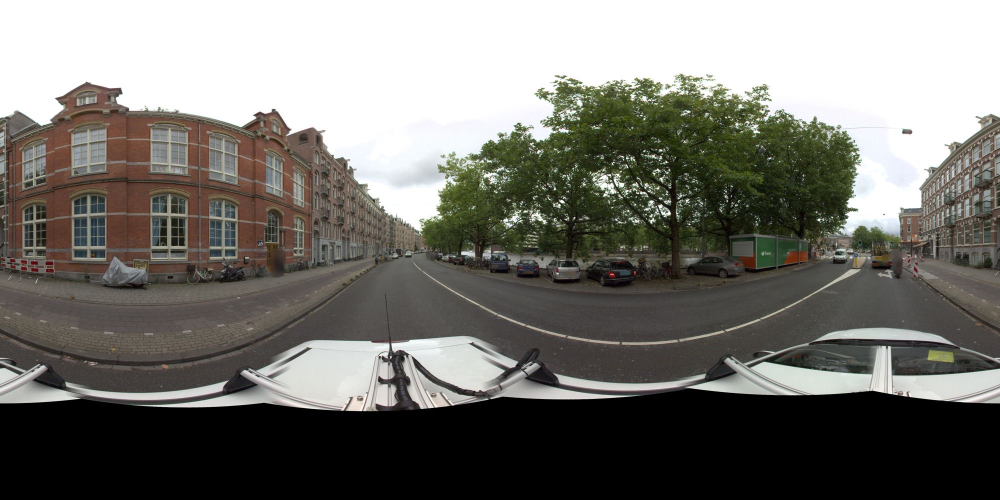
#> input picture images/TMX7316010203-000044_pano_0000_002778.jpeg, 2000 x 1000 px, found by its file name (shown at 1/2 size)
$ jupyter execute --allow-errors MIT_SCA_Streetscapesworkshop.ipynb   (shell and % lines are left out)
#> lines starting #> are read from the running program, lines starting #| are printed output that depends on the picture; after the words box and inside, x2 and y2 are one past the last pixel; in counts of white or black regions, pixels touching at a corner belong together
# **Segmentation of street scapes with computer vision**

---

## **Introduction**

Welcome to the **MIT Senseable City Lab Amsterdam street scapes workshop**! This notebook guides you through a quick setup for using computer vision to segment street scapes.

### Workflow:
The analysis in this notebook will consist of 5 steps:
1. **Load the pretrained model from a model library**
2. **Prepare Dataset**: Add your images to the input folder
3. **Run the Model**: Execute the model on your images
4. **Visualize the results**: Visually inspect the model results
5. **Export street features from the images**: extract the detected features into a csv with the % of each class.

---

Let’s begin!

## **Getting Started with Google Colab**

Google Colab provides an easy-to-use environment for running Python notebooks. To get started effectively, follow the steps below:

**1. Connect to a GPU**

Using a GPU can significantly accelerate computations, especially for machine learning and deep learning tasks. To connect to a GPU in Colab:

1. Go to the top menu bar and select **Runtime > Change runtime type**.
2. In the **Runtime type** dropdown menu, select `Python 3`.
3. In the **Hardware accelerator** dropdown menu, select `GPU` (preferably T4 if available).
4. Click **Save** to apply the changes.

Once the runtime restarts, you'll be connected to a GPU.

**2. Display Files in the `/content` Directory**

Colab mounts a temporary storage space at `/content`. You can use this directory to store and access files during your session. To view the files in the `/content` directory, you can use the file browser panel. Here's how:

1. Look to the **left sidebar** of the Colab interface.
2. Click the **folder icon** (📁) to open the **Files** pane. This pane allows you to explore the directory structure visually.
3. Once the Files pane opens, you will see the contents of the `/content` directory displayed.
4. If the directory looks empty, click the **Refresh** button (a circular arrow icon) at the top of the Files pane to reload the file list.

## **Import Required Packages**

Before starting, ensure that all necessary libraries are imported, and the environment is set up correctly. Run the following cell to import the required packages and configure the environment.

[cell 1]
from transformers import DPTImageProcessor, DPTForSemanticSegmentation
from PIL import Image
import requests
import matplotlib.pyplot as plt
import os
import torch
import numpy as np
import pandas as pd
import cv2

## **Downloading pretrained model**

In this section, we download the model weights and architecture required for processing the images. DPT model documentation can be found here: https://github.com/isl-org/DPT

**Note:** You don't need to edit or interact with this section. Simply run the cells to ensure the files are downloaded and ready for use.

#> (a cell that did not finish here is left out)

## **Prepare the images**

This section we fetch our test images and create a folder for the images that you want to process.

**What to do:**
Simply run this cell to set up the folder. It will fetch the images from git and create a folder with the images

### Create folder
**Note**: Simply run this cell.

[cell 3]
# fetch images from git

### Display image as a check

[cell 4]
# open image
image = Image.open('/content/workshop-TUdelft/images/TMX7316010203-000044_pano_0000_002778.jpeg')
#> image is the input picture: PIL image 2000x1000 RGB; mean R, G, B 117.8, 116.4, 110.9

# display the image
plt.imshow(image)
plt.axis('off')
plt.show()

Remember - we perceive images as images, but computers see them as numpy arrays. See the example below. If you want to try it out, try to filter on red bricks, or grey pavements.

[cell 5]
# Convert to NumPy array
image_array = np.array(image)

# Display shape of the array
print(image_array.shape)
#| (1000, 2000, 3)
print(image_array)
#> (printed output is left out)

hsv = cv2.cvtColor(image_array, cv2.COLOR_BGR2HSV)
#> hsv: shape (1000, 2000, 3); mean H, S, V 51.8, 30.6, 119.6

# mask of green somewhere in the range (36,25,25) ~ (86, 255,255)
mask = cv2.inRange(hsv, (36, 25, 25), (86, 255,255))
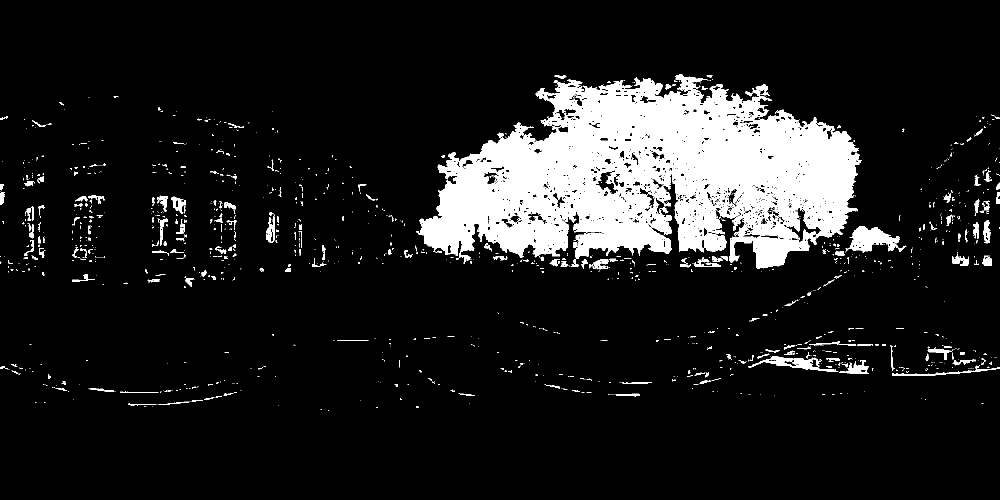
#> mask: shape (1000, 2000) (shown at 1/2 size); 11.5% white; 1440 white regions (1209 under 20 px), largest, box (x1, y1, x2, y2) and area: (836, 148, 1724, 537) 203057, (1695, 452, 1813, 506) 3133, (1496, 712, 1677, 744) 1700

green = cv2.bitwise_and(image_array,image_array, mask= mask)
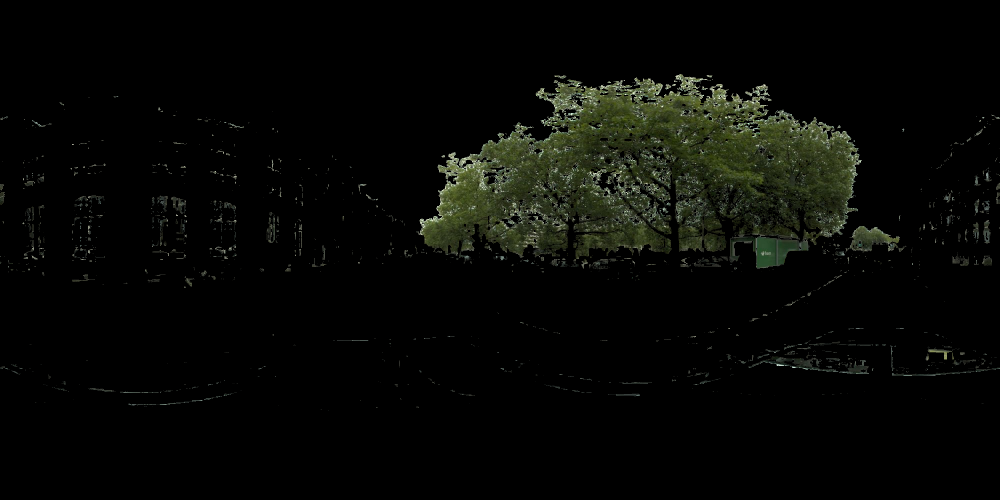
#> green: shape (1000, 2000, 3) (shown at 1/2 size); mean R, G, B 7.2, 8.3, 5.3

# display the image
plt.imshow(green)
plt.axis('off')
plt.show()

Now we are going to apply a convolution to the numpy array - just as an example, we are going to apply a sharpening kernel (play with the center value of 9 to see the results). Or ask Chat.gpt to define a different kernel (blurring, edge, etc.)

[cell 6]
# Define sharpening kernel
sharpening_kernel = np.array([[ -1, -1, -1],
                              [ -1,  9, -1],
                              [ -1, -1, -1]])

edge_kernel =       np.array([[1,  1,  1],
                             [1, -8,  1],
                             [1,  1,  1]])

# Apply the filter using OpenCV
sharpened_image = cv2.filter2D(image_array, -1, sharpening_kernel)
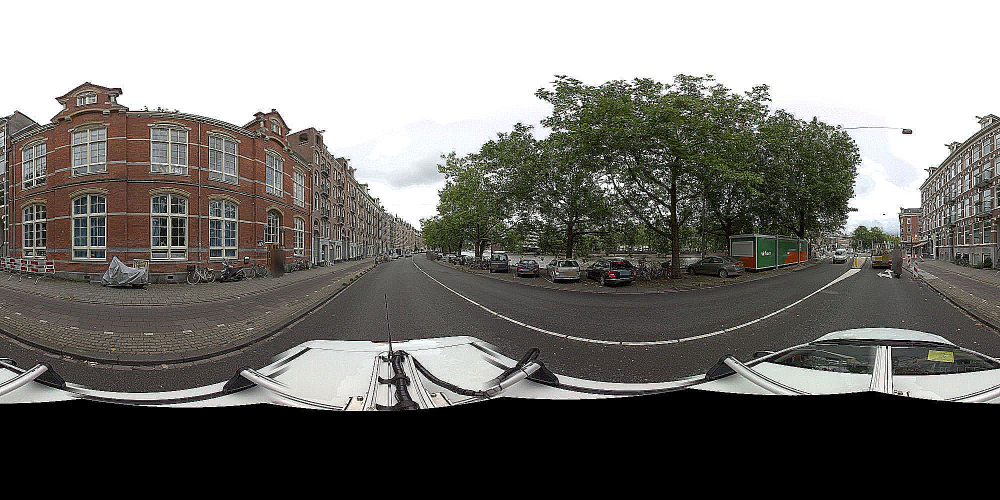
#> sharpened_image: shape (1000, 2000, 3) (shown at 1/2 size); mean R, G, B 118.5, 117, 113

edge_image = cv2.filter2D(image_array, -1, edge_kernel)
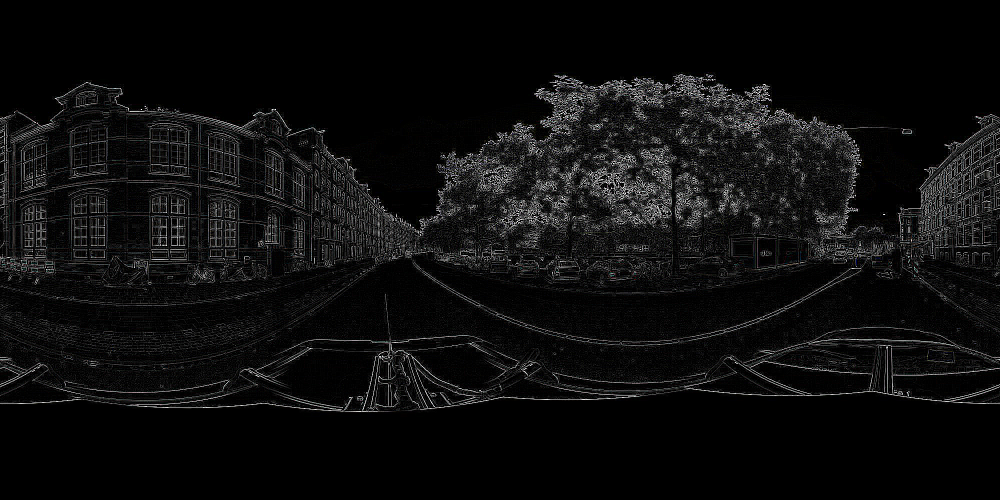
#> edge_image: shape (1000, 2000, 3) (shown at 1/2 size); mean R, G, B 13.6, 13.6, 13.6

# Show the original and sharpened images
plt.figure(figsize=(10, 5))
plt.subplot(1, 3, 1)
plt.imshow(image_array)
plt.title("Original Image")
plt.axis("off")

plt.subplot(1, 3, 2)
plt.imshow(sharpened_image)
plt.title("Sharpened Image")
plt.axis("off")

plt.subplot(1, 3, 3)
plt.imshow(edge_image)
plt.title("Edge image")
plt.axis("off")

plt.show()

$ run again, with images/TMX7316010203-000044_pano_0000_002781.jpeg copied over images/TMX7316010203-000044_pano_0000_002778.jpeg
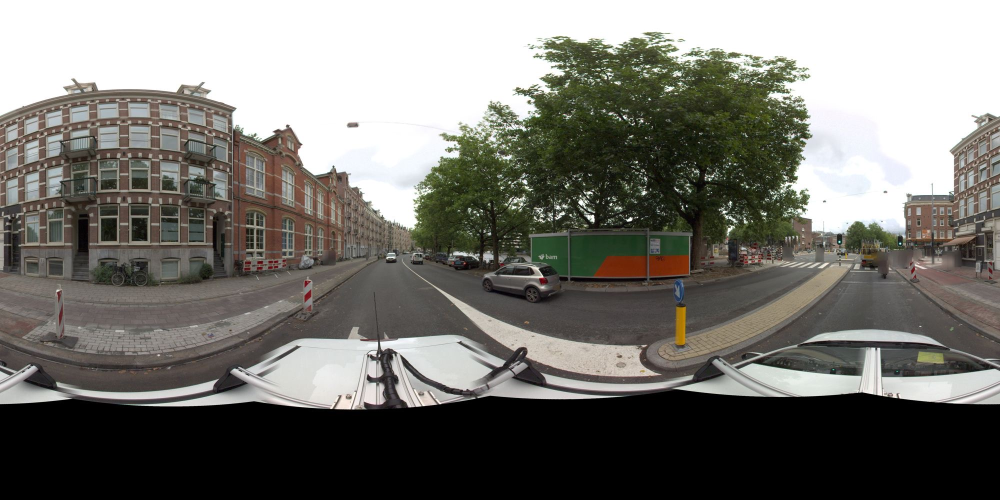
#> input picture images/TMX7316010203-000044_pano_0000_002781.jpeg, 2000 x 1000 px, found by its file name (shown at 1/2 size)
#> image is the input picture: PIL image 2000x1000 RGB; mean R, G, B 118.6, 117.4, 111.8
#| (1000, 2000, 3)
#> (printed output is left out)
#> hsv: shape (1000, 2000, 3); mean H, S, V 53.5, 29.7, 120.5
#> `mask = cv2.inRange(hsv, (36, 25, 25), (86, 255,255))`:
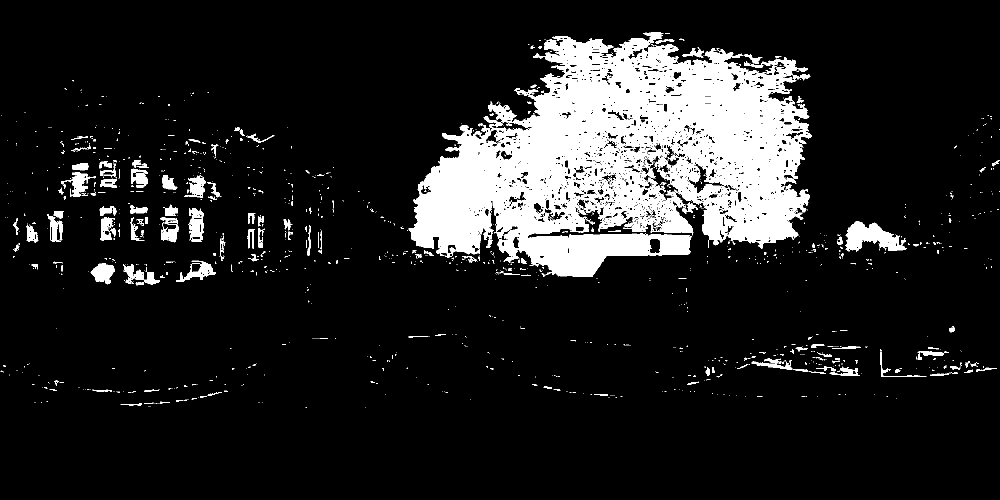
#> mask: shape (1000, 2000) (shown at 1/2 size); 12.8% white; 1358 white regions (1172 under 20 px), largest, box (x1, y1, x2, y2) and area: (817, 64, 1624, 554) 222035, (1691, 443, 1814, 504) 4056, (377, 416, 408, 484) 1422
#> `edge_image = cv2.filter2D(image_array, -1, edge_kernel)`:
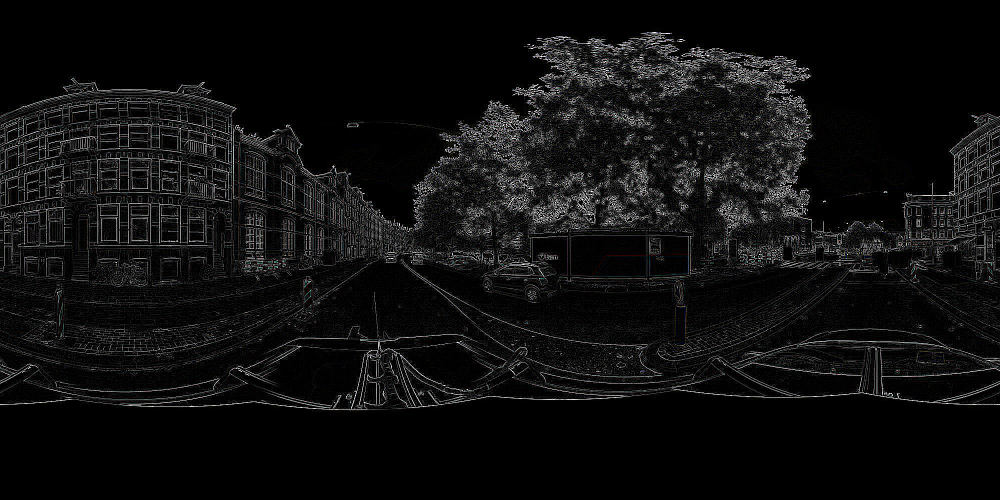
#> edge_image: shape (1000, 2000, 3) (shown at 1/2 size); mean R, G, B 15, 15, 15

$ run again, with images/TMX7316010203-000044_pano_0000_002793.jpeg copied over images/TMX7316010203-000044_pano_0000_002778.jpeg
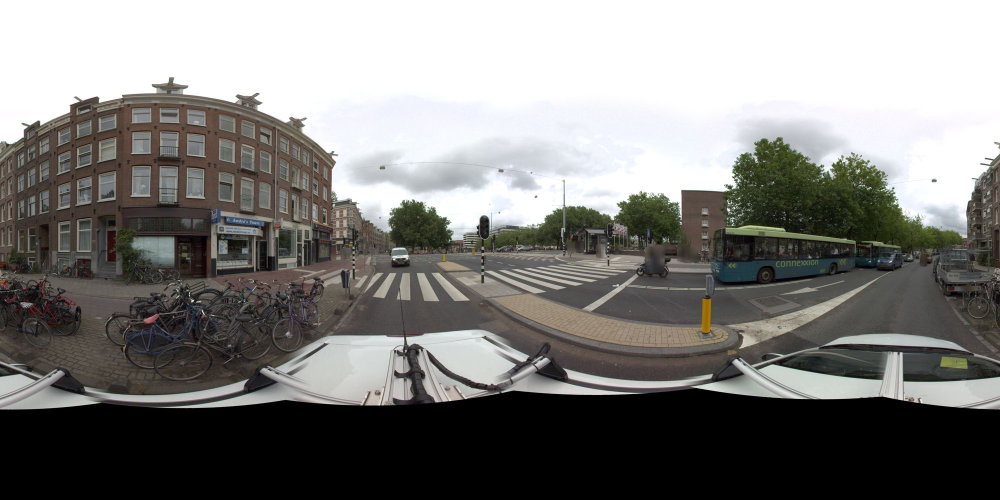
#> input picture images/TMX7316010203-000044_pano_0000_002793.jpeg, 2000 x 1000 px, found by its file name (shown at 1/2 size)
#> image is the input picture: PIL image 2000x1000 RGB; mean R, G, B 127.3, 126.5, 123.9
#| (1000, 2000, 3)
#> (printed output is left out)
#> hsv: shape (1000, 2000, 3); mean H, S, V 46.7, 21.3, 129.3
#> `mask = cv2.inRange(hsv, (36, 25, 25), (86, 255,255))`:
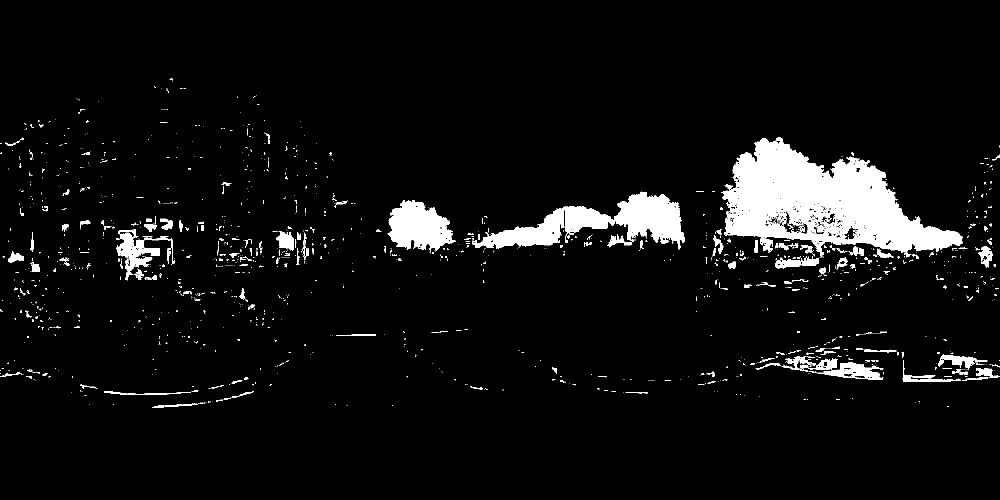
#> mask: shape (1000, 2000) (shown at 1/2 size); 5.8% white; 1513 white regions (1307 under 20 px), largest, box (x1, y1, x2, y2) and area: (1442, 275, 1926, 515) 56230, (944, 383, 1370, 499) 19982, (777, 400, 911, 505) 8872
#> `edge_image = cv2.filter2D(image_array, -1, edge_kernel)`:
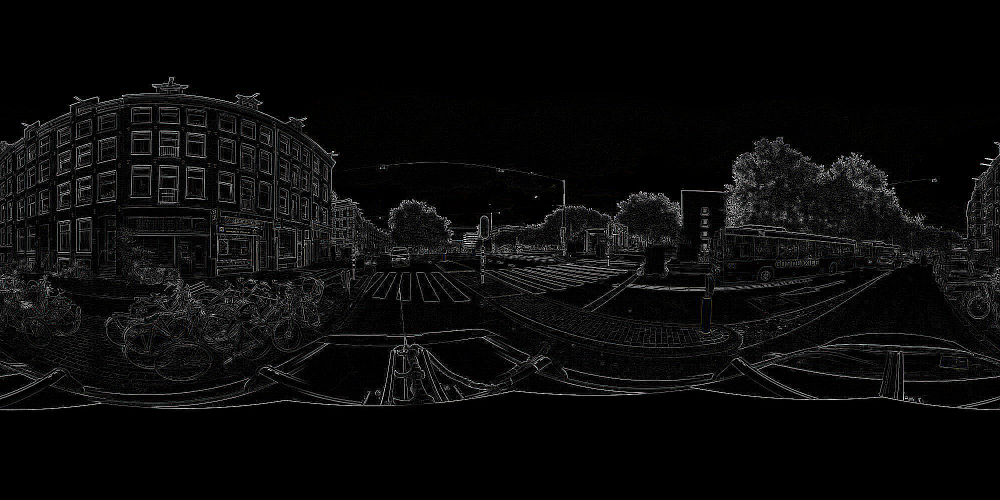
#> edge_image: shape (1000, 2000, 3) (shown at 1/2 size); mean R, G, B 10.8, 10.7, 10.8

$ run again, with images/TMX7316010203-000044_pano_0000_003022.jpeg copied over images/TMX7316010203-000044_pano_0000_002778.jpeg
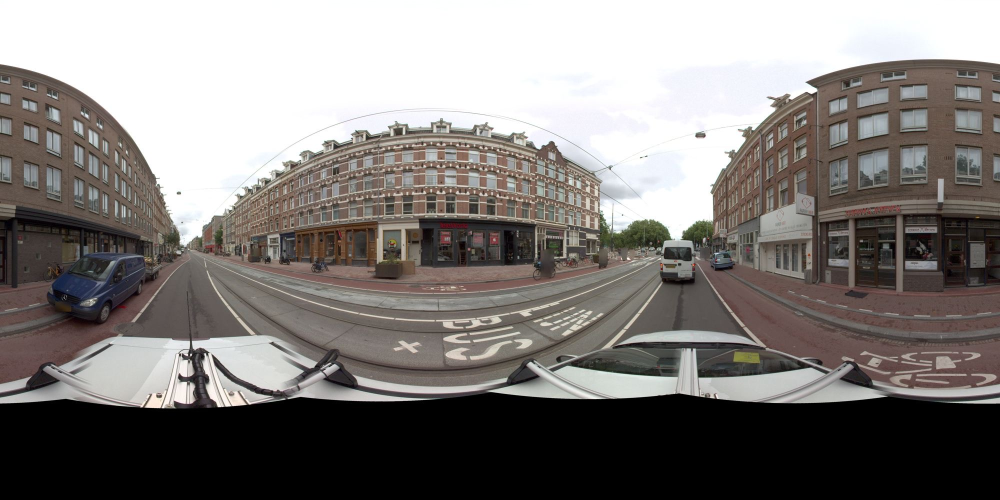
#> input picture images/TMX7316010203-000044_pano_0000_003022.jpeg, 2000 x 1000 px, found by its file name (shown at 1/2 size)
#> image is the input picture: PIL image 2000x1000 RGB; mean R, G, B 128.2, 124, 121.4
#| (1000, 2000, 3)
#> (printed output is left out)
#> hsv: shape (1000, 2000, 3); mean H, S, V 55.8, 23.4, 129.2
#> `mask = cv2.inRange(hsv, (36, 25, 25), (86, 255,255))`:
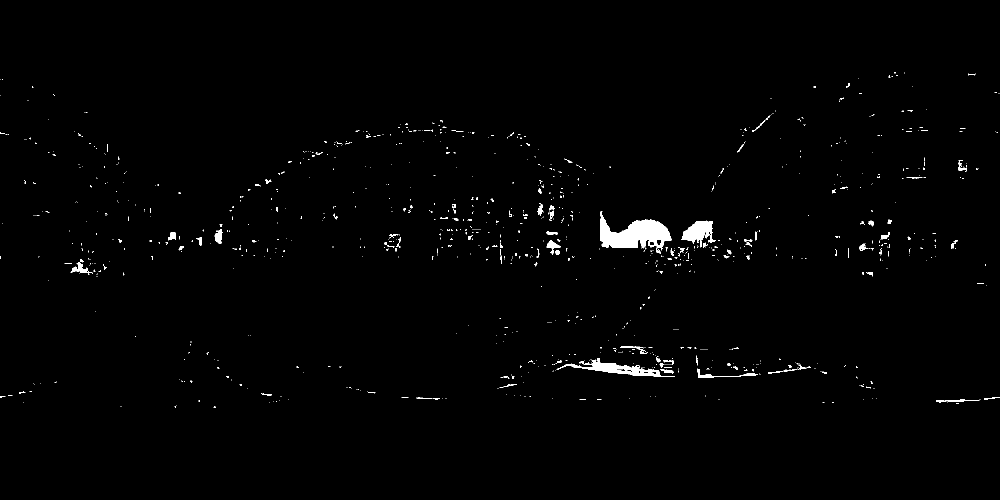
#> mask: shape (1000, 2000) (shown at 1/2 size); 1% white; 1065 white regions (962 under 20 px), largest, box (x1, y1, x2, y2) and area: (1200, 422, 1344, 508) 5843, (1113, 716, 1350, 754) 2378, (1362, 441, 1431, 495) 1881
#> `edge_image = cv2.filter2D(image_array, -1, edge_kernel)`:
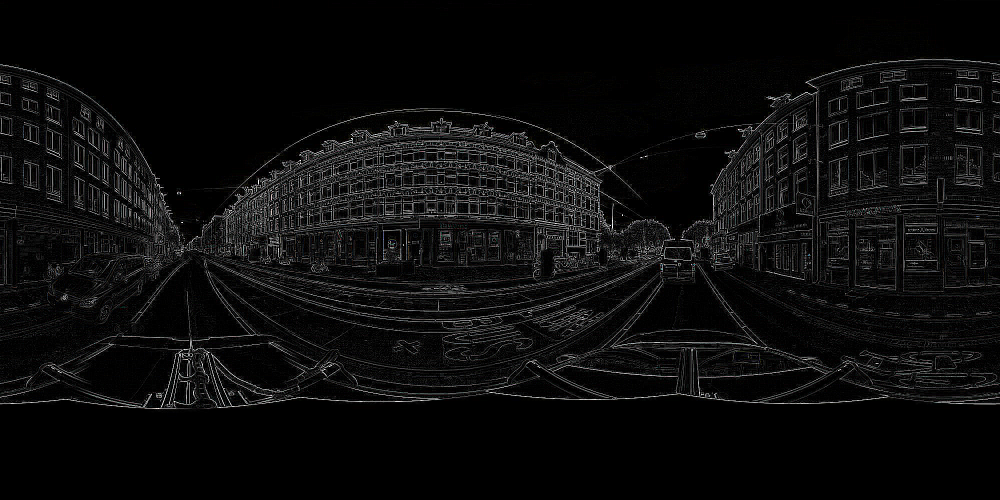
#> edge_image: shape (1000, 2000, 3) (shown at 1/2 size); mean R, G, B 12.3, 12.3, 12.3
